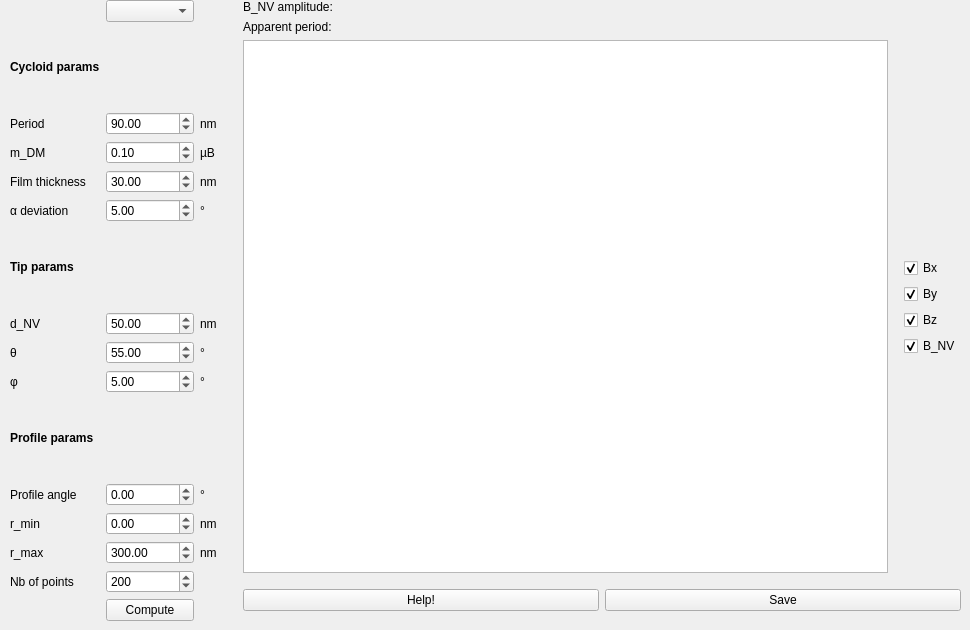
    <widget class="QWidget" name="tab_2">
     <attribute name="title">
      <string>001, type 2</string>
     </attribute>
     <widget class="QWidget" name="horizontalLayoutWidget_4">
      <property name="geometry">
       <rect>
        <x>0</x>
        <y>0</y>
        <width>961</width>
        <height>621</height>
       </rect>
      </property>
      <layout class="QHBoxLayout" name="horizontalLayout_4">
       <property name="leftMargin">
        <number>0</number>
       </property>
       <item>
        <layout class="QGridLayout" name="gridLayout_3">
         <property name="leftMargin">
          <number>10</number>
         </property>
         <property name="rightMargin">
          <number>10</number>
         </property>
         <item row="3" column="2">
          <widget class="QLabel" name="label_17">
           <property name="text">
            <string>µB</string>
           </property>
          </widget>
         </item>
         <item row="1" column="0">
          <widget class="QLabel" name="label_19">
           <property name="font">
            <font>
             <weight>75</weight>
             <bold>true</bold>
            </font>
           </property>
           <property name="text">
            <string>Cycloid params</string>
           </property>
          </widget>
         </item>
         <item row="8" column="0">
          <widget class="QLabel" name="label_22">
           <property name="text">
            <string>θ</string>
           </property>
          </widget>
         </item>
         <item row="4" column="1">
          <widget class="QDoubleSpinBox" name="t_001t2_doubleSpinBox">
           <property name="locale">
            <locale language="English" country="UnitedStates"/>
           </property>
           <property name="maximum">
            <double>9999.989999999999782</double>
           </property>
           <property name="value">
            <double>30.000000000000000</double>
           </property>
          </widget>
         </item>
         <item row="8" column="2">
          <widget class="QLabel" name="label_31">
           <property name="text">
            <string>°</string>
           </property>
          </widget>
         </item>
         <item row="12" column="0">
          <widget class="QLabel" name="label_21">
           <property name="text">
            <string>Profile angle</string>
           </property>
          </widget>
         </item>
         <item row="15" column="0">
          <widget class="QLabel" name="label_60">
           <property name="text">
            <string>Nb of points</string>
           </property>
          </widget>
         </item>
         <item row="5" column="1">
          <widget class="QDoubleSpinBox" name="alpha_doubleSpinBox">
           <property name="locale">
            <locale language="English" country="UnitedStates"/>
           </property>
           <property name="minimum">
            <double>-90.000000000000000</double>
           </property>
           <property name="maximum">
            <double>90.000000000000000</double>
           </property>
           <property name="value">
            <double>5.000000000000000</double>
           </property>
          </widget>
         </item>
         <item row="3" column="1">
          <widget class="QDoubleSpinBox" name="mDM_001t2_doubleSpinBox">
           <property name="locale">
            <locale language="English" country="UnitedStates"/>
           </property>
           <property name="value">
            <double>0.100000000000000</double>
           </property>
          </widget>
         </item>
         <item row="2" column="2">
          <widget class="QLabel" name="label_23">
           <property name="text">
            <string>nm</string>
           </property>
          </widget>
         </item>
         <item row="13" column="1">
          <widget class="QDoubleSpinBox" name="xmin_001t2_doubleSpinBox">
           <property name="locale">
            <locale language="English" country="UnitedStates"/>
           </property>
           <property name="minimum">
            <double>-999999.000000000000000</double>
           </property>
           <property name="maximum">
            <double>999999.989999999990687</double>
           </property>
          </widget>
         </item>
         <item row="4" column="2">
          <widget class="QLabel" name="label_18">
           <property name="text">
            <string>nm</string>
           </property>
          </widget>
         </item>
         <item row="0" column="1">
          <widget class="QComboBox" name="k_001t2_comboBox"/>
         </item>
         <item row="14" column="0">
          <widget class="QLabel" name="label_59">
           <property name="text">
            <string>r_max</string>
           </property>
          </widget>
         </item>
         <item row="5" column="0">
          <widget class="QLabel" name="label_33">
           <property name="text">
            <string>α deviation</string>
           </property>
          </widget>
         </item>
         <item row="8" column="1">
          <widget class="QDoubleSpinBox" name="theta_001t2_doubleSpinBox">
           <property name="locale">
            <locale language="English" country="UnitedStates"/>
           </property>
           <property name="minimum">
            <double>-360.000000000000000</double>
           </property>
           <property name="maximum">
            <double>360.000000000000000</double>
           </property>
           <property name="value">
            <double>55.000000000000000</double>
           </property>
          </widget>
         </item>
         <item row="12" column="1">
          <widget class="QDoubleSpinBox" name="prof_001t2_doubleSpinBox">
           <property name="locale">
            <locale language="English" country="UnitedStates"/>
           </property>
           <property name="minimum">
            <double>-360.000000000000000</double>
           </property>
           <property name="maximum">
            <double>360.000000000000000</double>
           </property>
          </widget>
         </item>
         <item row="7" column="1">
          <widget class="QDoubleSpinBox" name="dNV_001t2_doubleSpinBox">
           <property name="locale">
            <locale language="English" country="UnitedStates"/>
           </property>
           <property name="maximum">
            <double>999.990000000000009</double>
           </property>
           <property name="value">
            <double>50.000000000000000</double>
           </property>
          </widget>
         </item>
         <item row="5" column="2">
          <widget class="QLabel" name="label_34">
           <property name="text">
            <string>°</string>
           </property>
          </widget>
         </item>
         <item row="10" column="2">
          <widget class="QLabel" name="label_25">
           <property name="text">
            <string>°</string>
           </property>
          </widget>
         </item>
         <item row="12" column="2">
          <widget class="QLabel" name="label_30">
           <property name="text">
            <string>°</string>
           </property>
          </widget>
         </item>
         <item row="4" column="0">
          <widget class="QLabel" name="label_26">
           <property name="text">
            <string>Film thickness</string>
           </property>
          </widget>
         </item>
         <item row="10" column="1">
          <widget class="QDoubleSpinBox" name="phi_001t2_doubleSpinBox">
           <property name="locale">
            <locale language="English" country="UnitedStates"/>
           </property>
           <property name="minimum">
            <double>-360.000000000000000</double>
           </property>
           <property name="maximum">
            <double>360.000000000000000</double>
           </property>
           <property name="value">
            <double>5.000000000000000</double>
           </property>
          </widget>
         </item>
         <item row="15" column="1">
          <widget class="QSpinBox" name="nb_pts_001t2_spinBox">
           <property name="locale">
            <locale language="English" country="UnitedStates"/>
           </property>
           <property name="maximum">
            <number>5000</number>
           </property>
           <property name="value">
            <number>200</number>
           </property>
          </widget>
         </item>
         <item row="14" column="1">
          <widget class="QDoubleSpinBox" name="xmax_001t2_doubleSpinBox">
           <property name="locale">
            <locale language="English" country="UnitedStates"/>
           </property>
           <property name="minimum">
            <double>-9999999.000000000000000</double>
           </property>
           <property name="maximum">
            <double>999999.989999999990687</double>
           </property>
           <property name="value">
            <double>300.000000000000000</double>
           </property>
          </widget>
         </item>
         <item row="7" column="2">
          <widget class="QLabel" name="label_28">
           <property name="text">
            <string>nm</string>
           </property>
          </widget>
         </item>
         <item row="3" column="0">
          <widget class="QLabel" name="label_29">
           <property name="text">
            <string>m_DM</string>
           </property>
          </widget>
         </item>
         <item row="7" column="0">
          <widget class="QLabel" name="label_27">
           <property name="text">
            <string>d_NV</string>
           </property>
          </widget>
         </item>
         <item row="2" column="1">
          <widget class="QDoubleSpinBox" name="period_001t2_doubleSpinBox">
           <property name="locale">
            <locale language="English" country="UnitedStates"/>
           </property>
           <property name="maximum">
            <double>9999.000000000000000</double>
           </property>
           <property name="value">
            <double>90.000000000000000</double>
           </property>
          </widget>
         </item>
         <item row="2" column="0">
          <widget class="QLabel" name="label_20">
           <property name="text">
            <string>Period</string>
           </property>
          </widget>
         </item>
         <item row="6" column="0">
          <widget class="QLabel" name="label_32">
           <property name="font">
            <font>
             <weight>75</weight>
             <bold>true</bold>
            </font>
           </property>
           <property name="text">
            <string>Tip params</string>
           </property>
          </widget>
         </item>
         <item row="13" column="0">
          <widget class="QLabel" name="label_58">
           <property name="text">
            <string>r_min</string>
           </property>
          </widget>
         </item>
         <item row="10" column="0">
          <widget class="QLabel" name="label_24">
           <property name="text">
            <string>φ</string>
           </property>
          </widget>
         </item>
         <item row="11" column="0">
          <widget class="QLabel" name="label_57">
           <property name="font">
            <font>
             <weight>75</weight>
             <bold>true</bold>
            </font>
           </property>
           <property name="text">
            <string>Profile params</string>
           </property>
          </widget>
         </item>
         <item row="16" column="1">
          <widget class="QPushButton" name="compute_001t2_pushButton">
           <property name="text">
            <string>Compute</string>
           </property>
          </widget>
         </item>
         <item row="13" column="2">
          <widget class="QLabel" name="label_61">
           <property name="text">
            <string>nm</string>
           </property>
          </widget>
         </item>
         <item row="14" column="2">
          <widget class="QLabel" name="label_62">
           <property name="text">
            <string>nm</string>
           </property>
          </widget>
         </item>
        </layout>
       </item>
       <item>
        <layout class="QVBoxLayout" name="verticalLayout_2">
         <property name="leftMargin">
          <number>10</number>
         </property>
         <property name="bottomMargin">
          <number>10</number>
         </property>
         <item>
          <widget class="QLabel" name="ampl_001t2_label">
           <property name="locale">
            <locale language="English" country="UnitedStates"/>
           </property>
           <property name="text">
            <string>B_NV amplitude:</string>
           </property>
          </widget>
         </item>
         <item>
          <widget class="QLabel" name="period_001t2_label">
           <property name="locale">
            <locale language="English" country="UnitedStates"/>
           </property>
           <property name="text">
            <string>Apparent period:</string>
           </property>
          </widget>
         </item>
         <item>
          <layout class="QHBoxLayout" name="horizontalLayout_5">
           <item>
            <widget class="PlotWidget" name="type2_001_graphicsView"/>
           </item>
           <item>
            <layout class="QVBoxLayout" name="verticalLayout_4">
             <property name="leftMargin">
              <number>10</number>
             </property>
             <item>
              <spacer name="verticalSpacer_9">
               <property name="orientation">
                <enum>Qt::Vertical</enum>
               </property>
               <property name="sizeHint" stdset="0">
                <size>
                 <width>20</width>
                 <height>40</height>
                </size>
               </property>
              </spacer>
             </item>
             <item>
              <widget class="QCheckBox" name="Bx_001t2_checkBox">
               <property name="text">
                <string>Bx</string>
               </property>
               <property name="checked">
                <bool>true</bool>
               </property>
              </widget>
             </item>
             <item>
              <widget class="QCheckBox" name="By_001t2_checkBox">
               <property name="text">
                <string>By</string>
               </property>
               <property name="checked">
                <bool>true</bool>
               </property>
              </widget>
             </item>
             <item>
              <widget class="QCheckBox" name="Bz_001t2_checkBox">
               <property name="text">
                <string>Bz</string>
               </property>
               <property name="checked">
                <bool>true</bool>
               </property>
              </widget>
             </item>
             <item>
              <widget class="QCheckBox" name="BNV_001t2_checkBox">
               <property name="text">
                <string>B_NV</string>
               </property>
               <property name="checked">
                <bool>true</bool>
               </property>
              </widget>
             </item>
             <item>
              <spacer name="verticalSpacer_10">
               <property name="orientation">
                <enum>Qt::Vertical</enum>
               </property>
               <property name="sizeHint" stdset="0">
                <size>
                 <width>20</width>
                 <height>40</height>
                </size>
               </property>
              </spacer>
             </item>
            </layout>
           </item>
          </layout>
         </item>
         <item>
          <layout class="QHBoxLayout" name="horizontalLayout_6">
           <property name="topMargin">
            <number>10</number>
           </property>
           <item>
            <widget class="QPushButton" name="help_001t2_pushButton">
             <property name="text">
              <string>Help!</string>
             </property>
            </widget>
           </item>
           <item>
            <widget class="QPushButton" name="save_001t2_pushButton">
             <property name="text">
              <string>Save</string>
             </property>
            </widget>
           </item>
          </layout>
         </item>
        </layout>
       </item>
      </layout>
     </widget>
    </widget>
